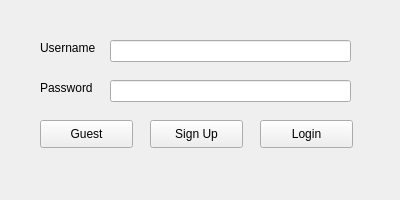
<?xml version="1.0" encoding="UTF-8"?>
<ui version="4.0">
 <class>MainWindow</class>
 <widget class="QMainWindow" name="MainWindow">
  <property name="geometry">
   <rect>
    <x>0</x>
    <y>0</y>
    <width>400</width>
    <height>200</height>
   </rect>
  </property>
  <property name="windowTitle">
   <string>MainWindow</string>
  </property>
  <widget class="QWidget" name="centralwidget">
   <widget class="QLabel" name="LogUser_Label">
    <property name="geometry">
     <rect>
      <x>40</x>
      <y>40</y>
      <width>71</width>
      <height>16</height>
     </rect>
    </property>
    <property name="text">
     <string>Username</string>
    </property>
   </widget>
   <widget class="QLabel" name="LogPass_Label">
    <property name="geometry">
     <rect>
      <x>40</x>
      <y>80</y>
      <width>61</width>
      <height>16</height>
     </rect>
    </property>
    <property name="text">
     <string>Password</string>
    </property>
   </widget>
   <widget class="QLineEdit" name="LogUser_lineEdit">
    <property name="geometry">
     <rect>
      <x>110</x>
      <y>40</y>
      <width>241</width>
      <height>22</height>
     </rect>
    </property>
   </widget>
   <widget class="QLineEdit" name="LogPass_lineEdit">
    <property name="geometry">
     <rect>
      <x>110</x>
      <y>80</y>
      <width>241</width>
      <height>22</height>
     </rect>
    </property>
   </widget>
   <widget class="QPushButton" name="guestButton">
    <property name="geometry">
     <rect>
      <x>40</x>
      <y>120</y>
      <width>93</width>
      <height>28</height>
     </rect>
    </property>
    <property name="text">
     <string>Guest</string>
    </property>
   </widget>
   <widget class="QPushButton" name="signUpButton">
    <property name="geometry">
     <rect>
      <x>150</x>
      <y>120</y>
      <width>93</width>
      <height>28</height>
     </rect>
    </property>
    <property name="text">
     <string>Sign Up</string>
    </property>
   </widget>
   <widget class="QPushButton" name="loginButton">
    <property name="geometry">
     <rect>
      <x>260</x>
      <y>120</y>
      <width>93</width>
      <height>28</height>
     </rect>
    </property>
    <property name="text">
     <string>Login</string>
    </property>
   </widget>
  </widget>
 </widget>
 <resources/>
 <connections/>
</ui>
